Frame 1 (no input): blank canvas, image omitted
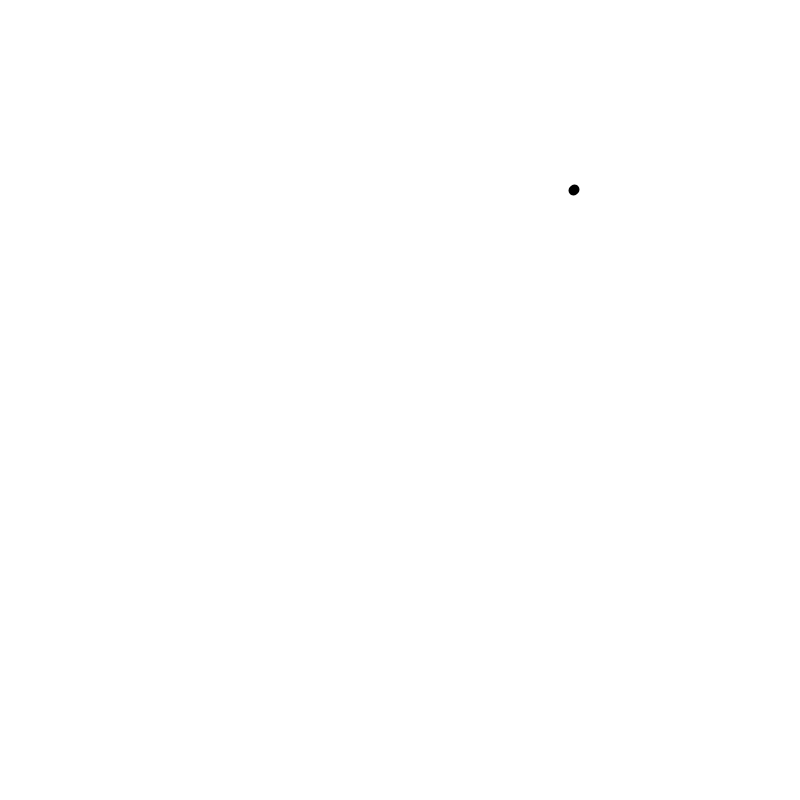
Frame 60 (the mouse pressed at the canvas centre just before this capture)
Frame 120 (the mouse held since frame 60 and released just before this capture): blank canvas, image omitted

The Processing sketch that drew this single still picture (run headless with seeded random() and noise(); from frame 60 on, the mouse is pressed at the canvas centre):

// Processing sketch: p0_introduction
// ── p0_introduction.pde
// Paramètres
float agentSize = 10;

// Variables
PVector position; // Position de l'agent
PVector previousPosition; // Stockage de la position précédente (pour le dessin)
float stepSize; // Incrément de déplacement (= vitesse de base de l'agent)
float angle; // Angle de déplacement

void setup() 
{
    size(800, 800);
    position = new PVector(random(width), random(height)); // Position aléatoire
    previousPosition = position.get(); // Attention à bien copier le PVector avec la méthode 'get()'
    angle = random(2 * PI); // angle aléatoire
    stepSize = 1;
}

void draw()
{
    // Mise à jour de la position de l'agent
    previousPosition = position.get(); // Sauvegarde de la position précédente
    position.x += cos(angle) * stepSize; // L'agent avance sur une distance égale à 'stepSize' à partir de sa position actuelle, selon un angle 'angle'
    position.y += sin(angle) * stepSize;
    if (isOutsideSketch() > 0) 
    {
        position = new PVector(random(width), random(height)); // Si l'agent sort du sketch, on lui attribue une nouvelle position aléatoire
        previousPosition = position.get();
    }
    // Dessin
    background(255); // On efface l'écran à chaque itération
    stroke(0);
    strokeWeight(agentSize);
    line(previousPosition.x, previousPosition.y, position.x, position.y);       
}

// Une *fonction* permettant de vérifier si l'agent est sorti des limites de l'espace du sketch (+ marges)
// La fonction renvoie les valeurs suivantes :
// 0: l'agent n'est pas sorti des limites de l'espace du sketch
// 1: l'agent est sorti par le haut
// 2: l'agent est sorti par la droite
// 3: l'agent est sorti par le bas
// 4: l'agent est sorti par la gauche
int isOutsideSketch()
{
    if (position.y < 0) 
    {
        return 1;
    } 
    else if (position.x > width) 
    {
        return 2;
    } 
    else if (position.y > height) 
    {
        return 3;
    }
    else if (position.x < 0) 
    {
        return 4;
    } 
    else
    {
        return 0;
    }
}
